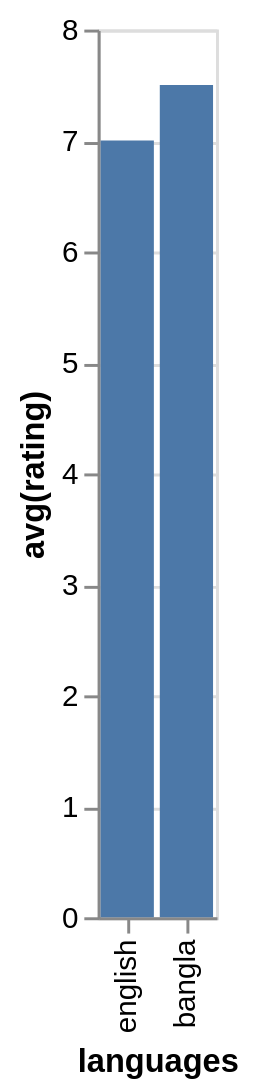

Write the Vega-Lite specification saved for this chart.
### Vega-Lite specification from a JSON file in a GitHub repository (floating-point values rounded to 4 significant figures)
{"data": {"values": [{"x_data": "english", "y_data": 7}, {"x_data": "bangla", "y_data": 7.5}]}, "mark": "bar", "encoding": {"x": {"field": "x_data", "type": "nominal", "title": "languages", "sort": {"op": "sum", "field": "y_data", "order": "ascending"}}, "y": {"field": "y_data", "type": "quantitative", "title": "avg(rating)"}}}
